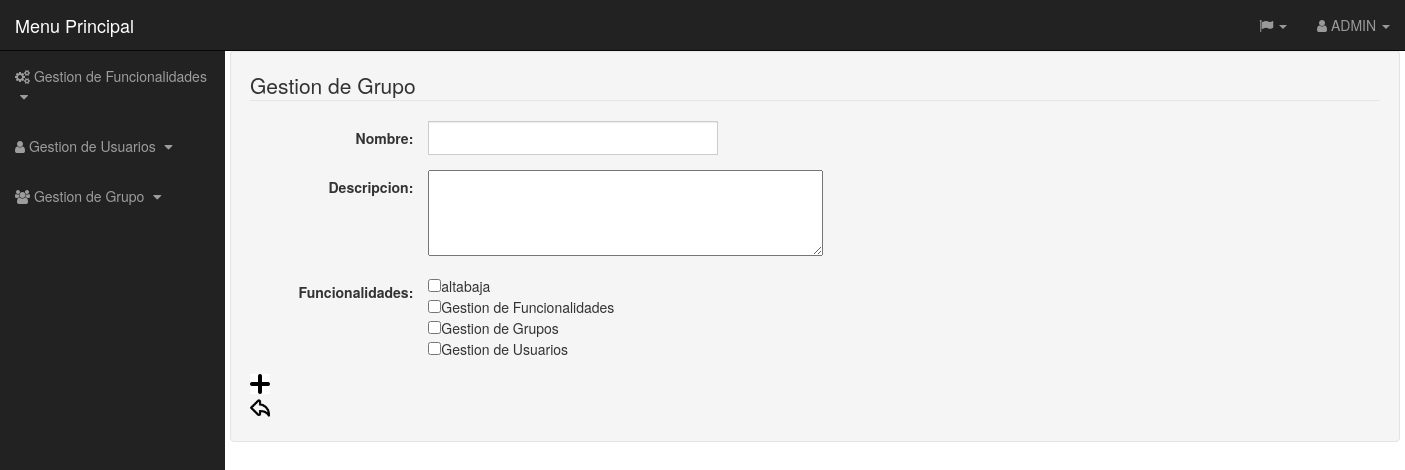
The app's page /Controlador/Grupo_Controller.php?Alta (signed in) with its own data.
### tables this page shows
CREATE TABLE IF NOT EXISTS `funcionalidades` (
  `NOMBRE_FUNCIONALIDAD` varchar(45) NOT NULL,
  `DESCRIPCION` varchar(240) DEFAULT NULL,
  `CREAR` int(11) NOT NULL,
  `MODIFICAR` tinyint(4) NOT NULL,
  `ELIMINAR` tinyint(4) NOT NULL,
  `CONSULTAR` tinyint(4) NOT NULL,
  `VERDETALLE` tinyint(4) NOT NULL
);

### Idiomas/idiomas.php (called while the page is built, shortened)
<?php
class idiomas{
	function español(){
return $arrays;
}
}
?>

### Funciones/comprobaridioma.php (called while the page is built, shortened)
<?php
class comprobacion{
function comprobaridioma($idioma){
$idiom=$idioma->español();
return $idiom;
}
}

### Modelos/Grupo_Model.php (called while the page is built, shortened)
<?php
class Grupo{
		function conexionBD()
		{
				$mysqli=mysqli_connect("127.0.0.1","root","iu","iu2");
			return $mysqli;
		}
		function consultarFuncionalidad()
		{
			$mysqli=$this->conexionBD();
			$query="SELECT * FROM funcionalidades ";
			$resultado=$mysqli->query($query);
		}
}
?>

### Vistas/Grupo_ADD_Vista.php (the view, shortened to what this page needs)
<?php
class GrupoAlta{
	function crear($idioma,$resultado,$form,$mensaje){
			include('../plantilla/cabecera.php');
        include("../Funciones/comprobaridioma.php");
        $clases=new comprobacion();
        $idiom=$clases->comprobaridioma($idioma);
        include('../plantilla/menulateral.php');
        include("../Archivos/ArrayPermisosFuncionalidadades.php");
?>
 <?php
			echo "<div class=\"container well\">";
 			echo "<div class=\"row\">";
			echo "<div class=\"col-xs-12\">";
			echo "<form class=\"form-horizontal\" id=formulario method=\"post\" action=\"..\Controlador\Grupo_Controller.php?AltaGrupo\">";
			echo "<fieldset><legend>".$idiom['Grupo']."</legend>";
			echo "<div class=\"form-group\"><label class=\"col-sm-2 control-label\" for=\"nombre\"> ".$idiom['Nombre'].":</label>";
			echo "<div class=\"input-group col-sm-3\">";
			echo "<"."input"." "."class=\"form-control\""."type=\"text\" required  name=\"Nombre\">";
			echo "</div></div>";
			echo "<div class=\"form-group\"><label class=\"col-sm-2 control-label\" for=\"cuenta\"id =\"cuenta\"> ".$idiom['descripcion'].":</label>";
			echo "<div class=\"input-group col-sm-3\">";
			echo "<textarea rows=\"4\" cols=\"50\" name=\"descripcion\" required form=\"formulario\"></textarea>";
			echo "</div></div>";
			echo "<div class=\"form-group\"><label class=\"col-sm-2 control-label\" for=\"funcional\"id =\"funcional\"> ".$idiom['Funcionalidades'].":</label>";
			echo "<div class=\"input-group col-sm-3\">";
			for($numar =0;$numar<count($form);$numar++)
							{
							echo "<input type=\"checkbox\" name=\"funcional[]\" value=\"".$form[$numar]["nombre"]."\">".$form[$numar]["nombre"]."<br>";
							}
						echo "</div></div>";
			echo "<a href=\"AltaGrupo_Controller.php?AltaGrupo\"><input type=\"image\" src=\"..\Archivos\añadir.png\" width=\"20\" height=\"20\"></a>";
			echo "</fieldset>";
			echo "</form>";
			echo "<a href=\"Grupo_Controller.php?Volver\"><input type=\"image\" src=\"..\Archivos\\volver.png\" width=\"20\" height=\"20\"></a>";
?>
<?php
	include '../plantilla/pie.php';
	}}
?>

### css/sb-admin.css (style rules this page uses)
body { margin-top: 100px; background-color: #222; }
@media (min-width:768px) { body { margin-top: 50px; } }

### records on screen
funcionalidades: NOMBRE_FUNCIONALIDAD "Gestion de Funcionalidades"
funcionalidades: NOMBRE_FUNCIONALIDAD "Gestion de Grupos"
funcionalidades: NOMBRE_FUNCIONALIDAD "Gestion de Usuarios"

### other values on screen
$idioma['Menu'] "Menu Principal"
$_SESSION['usuario'] "ADMIN"
$idiom['Grupo'] "Gestion de Grupo"
$idiom['Nombre'] "Nombre"
$idiom['descripcion'] "Descripcion"
$idiom['Funcionalidades'] "Funcionalidades"
$form[$numar]["nombre"] "altabaja"
